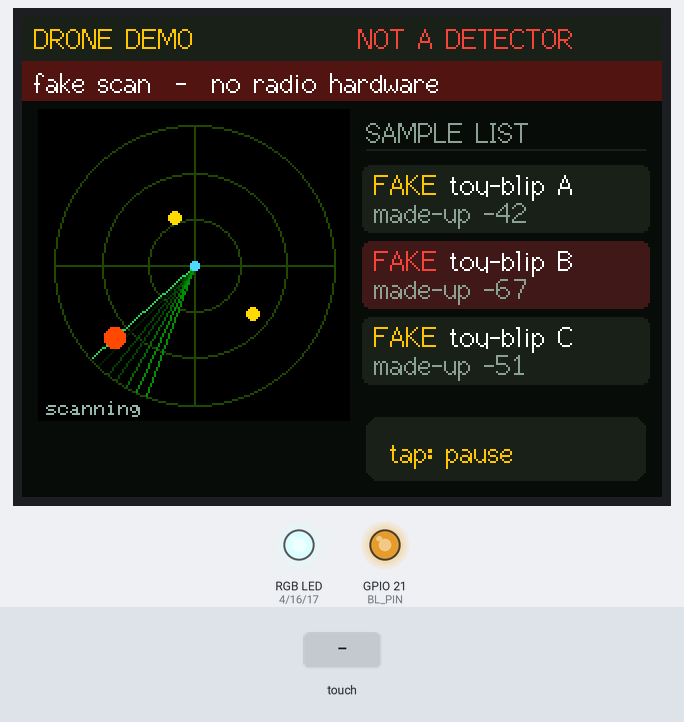
This sketch was run on a simulated ESP32. Parts: 320×240 colour display, an RGB LED mixed from three pins (HIGH = lit), output pins drawn as LEDs (lit = HIGH). The inputs (shaded band) are chosen by the test bench. What the sketch prints to the serial monitor is not drawn.

Above: at 1.8 s.
1.9 s: touch panel pressed at 13 % / 10 % of its raw x / y range
At 2.9 s:
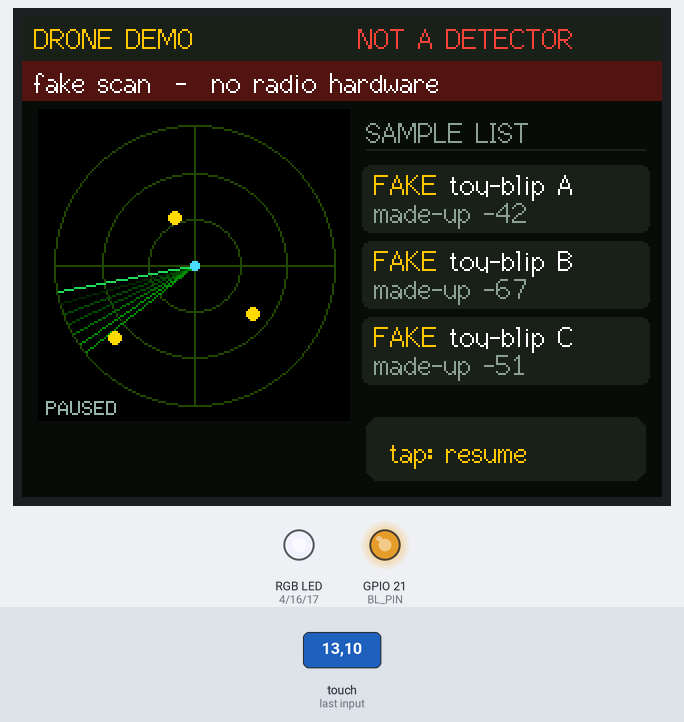
3.5 s: touch panel pressed at 38 % / 10 % of its raw x / y range
At 4.44 s:
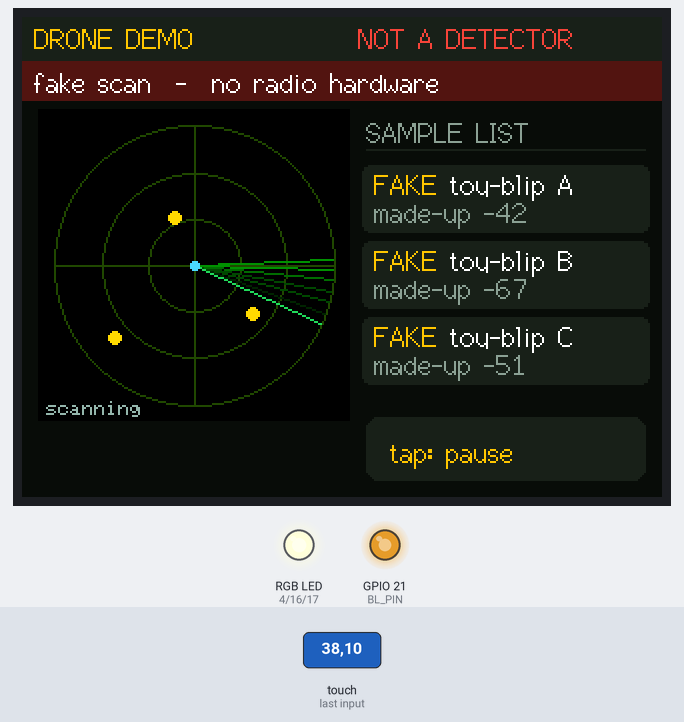
At 4.85 s:
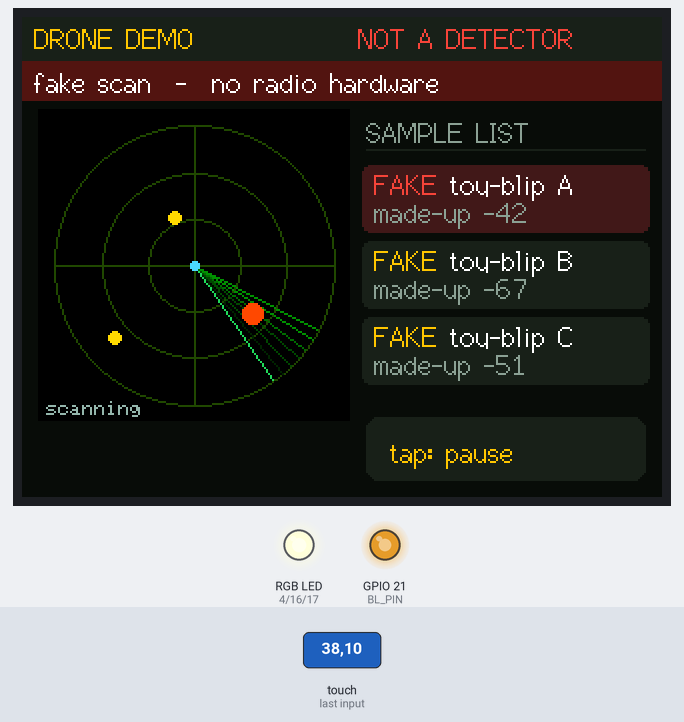
Timing chart, 0 to 14.1 s (numbered marks = the images above; inputs shaded):
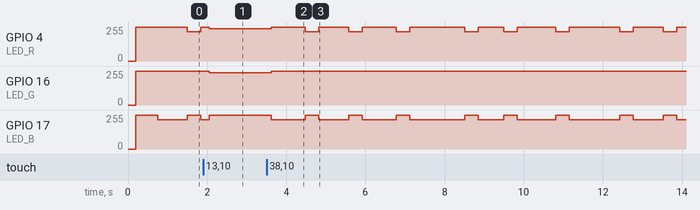

The sketch:

14_Drone_Detect_Demo.ino
```cpp
/*
  14_無人機偵測示範 / Drone Detect DEMO  (CYD ESP32-2432S028R)
  ------------------------------------------------------------------------
  靈感來自 Facebook 私人群組「CYD - Cheap Yellow Display ESP32」
  Wik Pol 嘅 Bruce Drone Detection Suite（2026-10-01）：
  https://www.facebook.com/groups/8104937882859357/posts/29129914223268417/
  原作者 repo：https://github.com/wikxxl/Drone_detector
  呢份係學造工作室「AI 補完」自己畫嘅「示範畫面」，唔係原作者嘅程式，
  冇 copy Bruce firmware，亦冇任何射頻 / WiFi 掃描程式。

  重要 / IMPORTANT
   - 呢塊板咁樣行，偵測唔到真嘅無人機。
   - 雷達同「警報」全部係寫死嘅假資料，用嚟俾 workshop 睇個畫面。
   - 真係要偵測，要額外射頻硬件同 Bruce firmware，唔係呢份 sketch。
   - 未喺實機測試，只係 compile 通過。

  功能
   - 橫向 320x240：掃描線轉圈、三個假目標、撳屏幕暫停 / 繼續
   - 畫面永遠寫住 DEMO / NOT A DETECTOR
   - RGB LED：掃描中藍色，掃過假目標閃一下紅

  Library：TFT_eSPI、XPT2046_Touchscreen
  Board：ESP32 Dev Module（ESP32 core 2.0.17）
*/

#include <SPI.h>
#include <math.h>
#include <TFT_eSPI.h>
#include <XPT2046_Touchscreen.h>

// ======================= 改呢度就得 / USER SETTINGS =======================
#define SCREEN_BRIGHT    200
#define RGB_LED_ENABLE   1
#define RGB_LED_LEVEL    36
#define SWEEP_MS         4000     // 掃一圈幾耐
#define TOUCH_MIN_Z      300
// 呢度冇 WiFi。留兩個 placeholder 只係同其他教材格式一致，程式唔會連線。
const char *WIFI_SSID     = "YOUR_WIFI_NAME";
const char *WIFI_PASSWORD = "YOUR_WIFI_PASSWORD";
// ============================== 設定完 =====================================

#define XPT2046_IRQ  36
#define XPT2046_MOSI 32
#define XPT2046_MISO 39
#define XPT2046_CLK  25
#define XPT2046_CS   33
#define BL_PIN       21
#define LED_R        4
#define LED_G        16
#define LED_B        17
#define CH_BL 0
#define CH_R  1
#define CH_G  2
#define CH_B  3

SPIClass touchSPI(VSPI);
XPT2046_Touchscreen ts(XPT2046_CS, XPT2046_IRQ);
TFT_eSPI tft;
TFT_eSprite radar(&tft);

const int W = 320, H = 240;
const int RAD_X = 8, RAD_Y = 46, RAD_S = 156;     // radar sprite
const int RCX = RAD_S / 2, RCY = RAD_S / 2;
const int RR = 70;

uint16_t C_BG, C_PANEL, C_YEL, C_GRN, C_RED, C_DIM, C_CYN;

struct Toy {
  float ang;          // radians
  float dist;         // 0–1 of radius
  const char *name;
  int fakeRssi;       // 寫死嘅假數字，唔係量到嘅
};

// 全部係教材用假目標，唔對應任何真機
Toy toys[] = {
  { 0.7f,  0.55f, "toy-blip A", -42 },
  { 2.4f,  0.78f, "toy-blip B", -67 },
  { 4.3f,  0.38f, "toy-blip C", -51 },
};
const int TOY_N = 3;

bool paused = false;
bool spriteOk = false;
bool touchWasDown = false;
uint32_t lastTouchMs = 0;
float sweep = 0;
int flashToy = -1;
uint32_t flashUntil = 0;

void setLed(uint8_t r, uint8_t g, uint8_t b) {
#if RGB_LED_ENABLE
  ledcWrite(CH_R, 255 - r);
  ledcWrite(CH_G, 255 - g);
  ledcWrite(CH_B, 255 - b);
#else
  (void)r; (void)g; (void)b;
#endif
}

bool touchEdge() {
  bool down = false;
  if (ts.tirqTouched() || ts.touched()) {
    TS_Point p = ts.getPoint();
    if (p.z > TOUCH_MIN_Z) down = true;
  }
  bool edge = down && !touchWasDown && (millis() - lastTouchMs > 400);
  touchWasDown = down;
  if (edge) lastTouchMs = millis();
  return edge;
}

float angDiff(float a, float b) {
  float d = fabsf(a - b);
  if (d > PI) d = 2 * PI - d;
  return d;
}

void drawChrome() {
  tft.fillScreen(C_BG);
  tft.fillRect(0, 0, W, 22, C_PANEL);
  tft.setTextFont(2);
  tft.setTextColor(C_YEL, C_PANEL);
  tft.setCursor(6, 3);
  tft.print("DRONE DEMO");
  tft.setTextColor(C_RED, C_PANEL);
  tft.setCursor(168, 3);
  tft.print("NOT A DETECTOR");

  tft.fillRect(0, 22, W, 20, tft.color565(80, 20, 20));
  tft.setTextColor(C_WHT(), C_BG);
  tft.setTextColor(TFT_WHITE, tft.color565(80, 20, 20));
  tft.setCursor(6, 25);
  tft.print("fake scan  -  no radio hardware");

  tft.setTextFont(2);
  tft.setTextColor(C_DIM, C_BG);
  tft.setCursor(172, 50);
  tft.print("SAMPLE LIST");
  tft.drawFastHLine(172, 66, 140, C_PANEL);

  tft.fillRoundRect(172, 200, 140, 32, 6, C_PANEL);
  tft.setTextColor(C_YEL, C_PANEL);
  tft.setCursor(184, 210);
  tft.print(paused ? "tap: resume" : "tap: pause");
}

uint16_t C_WHT() { return TFT_WHITE; }

void drawList(int hot) {
  for (int i = 0; i < TOY_N; i++) {
    int y = 74 + i * 38;
    bool on = (i == hot);
    tft.fillRoundRect(170, y, 144, 34, 4, on ? tft.color565(70, 24, 24) : C_PANEL);
    tft.setTextFont(2);
    tft.setTextColor(on ? C_RED : C_YEL, on ? tft.color565(70, 24, 24) : C_PANEL);
    tft.setCursor(176, y + 2);
    tft.print("FAKE");
    tft.setTextColor(TFT_WHITE, on ? tft.color565(70, 24, 24) : C_PANEL);
    tft.setCursor(214, y + 2);
    tft.print(toys[i].name);
    tft.setTextColor(C_DIM, on ? tft.color565(70, 24, 24) : C_PANEL);
    tft.setCursor(176, y + 16);
    tft.printf("made-up %d", toys[i].fakeRssi);
  }
}

void drawRadar(float ang, int hot) {
  if (!spriteOk) return;
  radar.fillSprite(C_BG);
  uint16_t ring = radar.color565(40, 70, 50);
  radar.drawCircle(RCX, RCY, RR, ring);
  radar.drawCircle(RCX, RCY, RR * 2 / 3, ring);
  radar.drawCircle(RCX, RCY, RR / 3, ring);
  radar.drawLine(RCX - RR, RCY, RCX + RR, RCY, ring);
  radar.drawLine(RCX, RCY - RR, RCX, RCY + RR, ring);

  // 掃過嘅扇形尾（幾條淡線）
  for (int k = 1; k <= 6; k++) {
    float a = ang - k * 0.08f;
    int x2 = RCX + (int)(cosf(a) * RR);
    int y2 = RCY + (int)(sinf(a) * RR);
    uint16_t c = radar.color565(20, 40 + k * 18, 30);
    radar.drawLine(RCX, RCY, x2, y2, c);
  }
  int sx = RCX + (int)(cosf(ang) * RR);
  int sy = RCY + (int)(sinf(ang) * RR);
  radar.drawLine(RCX, RCY, sx, sy, C_GRN);

  for (int i = 0; i < TOY_N; i++) {
    int bx = RCX + (int)(cosf(toys[i].ang) * RR * toys[i].dist);
    int by = RCY + (int)(sinf(toys[i].ang) * RR * toys[i].dist);
    uint16_t col = (i == hot) ? C_RED : C_YEL;
    radar.fillCircle(bx, by, (i == hot) ? 5 : 3, col);
  }
  radar.fillCircle(RCX, RCY, 2, C_CYN);
  radar.setTextFont(1);
  radar.setTextColor(C_DIM, C_BG);
  radar.setCursor(4, RAD_S - 10);
  radar.print(paused ? "PAUSED" : "scanning");
  radar.pushSprite(RAD_X, RAD_Y);
}

void setup() {
  Serial.begin(115200);
  delay(200);
  Serial.println("\n14_Drone_Detect_Demo");
  Serial.println("DEMO ONLY. This sketch does not detect drones.");
  (void)WIFI_SSID;
  (void)WIFI_PASSWORD;

  C_BG = tft.color565(8, 12, 10);
  C_PANEL = tft.color565(24, 32, 28);
  C_YEL = tft.color565(255, 196, 0);
  C_GRN = tft.color565(40, 220, 90);
  C_RED = tft.color565(240, 70, 60);
  C_DIM = tft.color565(140, 160, 145);
  C_CYN = tft.color565(80, 210, 230);

#if RGB_LED_ENABLE
  ledcSetup(CH_R, 5000, 8); ledcAttachPin(LED_R, CH_R);
  ledcSetup(CH_G, 5000, 8); ledcAttachPin(LED_G, CH_G);
  ledcSetup(CH_B, 5000, 8); ledcAttachPin(LED_B, CH_B);
  setLed(0, 0, 0);
#endif

  tft.init();
  tft.setRotation(1);
  tft.fillScreen(TFT_BLACK);
  ledcSetup(CH_BL, 5000, 8);
  ledcAttachPin(BL_PIN, CH_BL);
  ledcWrite(CH_BL, SCREEN_BRIGHT);

  touchSPI.begin(XPT2046_CLK, XPT2046_MISO, XPT2046_MOSI, XPT2046_CS);
  ts.begin(touchSPI);
  ts.setRotation(1);

  radar.setColorDepth(8);
  spriteOk = radar.createSprite(RAD_S, RAD_S) != nullptr;
  Serial.printf("radar sprite %s\n", spriteOk ? "OK" : "FAILED");

  drawChrome();
  drawList(-1);
  drawRadar(0, -1);
}

void loop() {
  if (touchEdge()) {
    paused = !paused;
    // 只重畫個掣，唔洗成個屏
    tft.fillRoundRect(172, 200, 140, 32, 6, C_PANEL);
    tft.setTextFont(2);
    tft.setTextColor(C_YEL, C_PANEL);
    tft.setCursor(184, 210);
    tft.print(paused ? "tap: resume" : "tap: pause ");
    Serial.println(paused ? "paused" : "scanning");
  }

  if (!paused) {
    sweep = fmodf(millis() / (float)SWEEP_MS * 2.0f * PI, 2.0f * PI);
  }

  int hot = -1;
  for (int i = 0; i < TOY_N; i++) {
    if (angDiff(sweep, toys[i].ang) < 0.22f) { hot = i; break; }
  }
  if (hot >= 0 && hot != flashToy) {
    flashToy = hot;
    flashUntil = millis() + 280;
  }
  if (millis() > flashUntil) {
    // 掃走之後唔再標紅，除非而家仲掃到
    if (hot < 0) flashToy = -1;
  }
  int show = (hot >= 0) ? hot : ((millis() < flashUntil) ? flashToy : -1);

  static int lastShow = -2;
  if (show != lastShow) {
    drawList(show);
    lastShow = show;
  }
  drawRadar(sweep, show);

  uint8_t L = RGB_LED_LEVEL;
  if (paused) setLed(L / 3, L / 3, 0);
  else if (show >= 0) setLed(L, 0, 0);
  else setLed(0, 0, L);

  delay(30);
}
```

Measured:
- after the input at 1.9 s, GPIO 16 (LED_G): 255/255 → 242/255 after 0.16 s; the display: first differs from a run without the input after 0.16 s (image 1)
- after the input at 3.5 s, GPIO 4 (LED_R): 242/255 → 255/255 after 0.12 s, then moves between 218/255 and 255/255, repeating every 4.0 s; GPIO 16 (LED_G): 242/255 → 255/255 after 0.12 s
